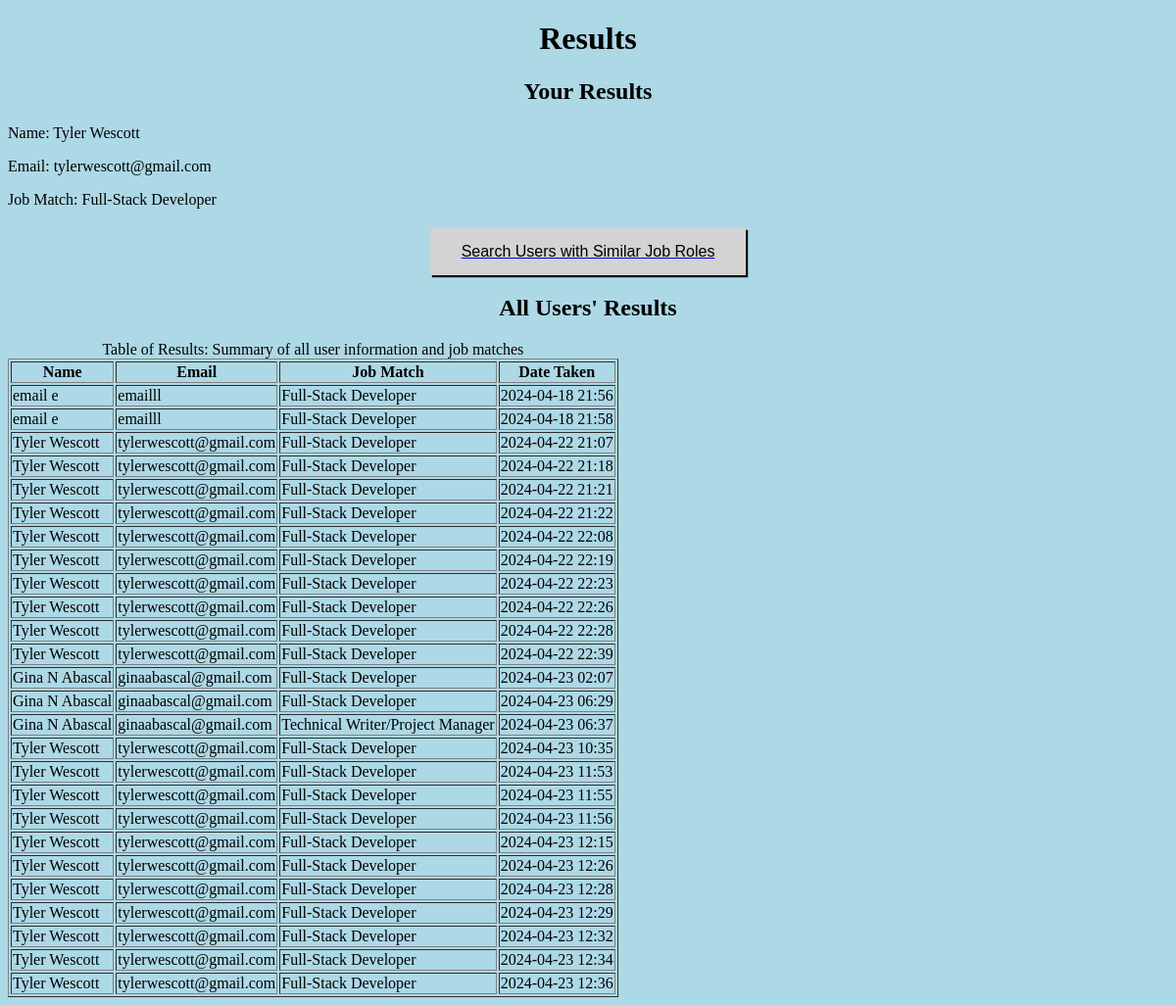
/results (signed in), run on an earlier commit of the app's database.
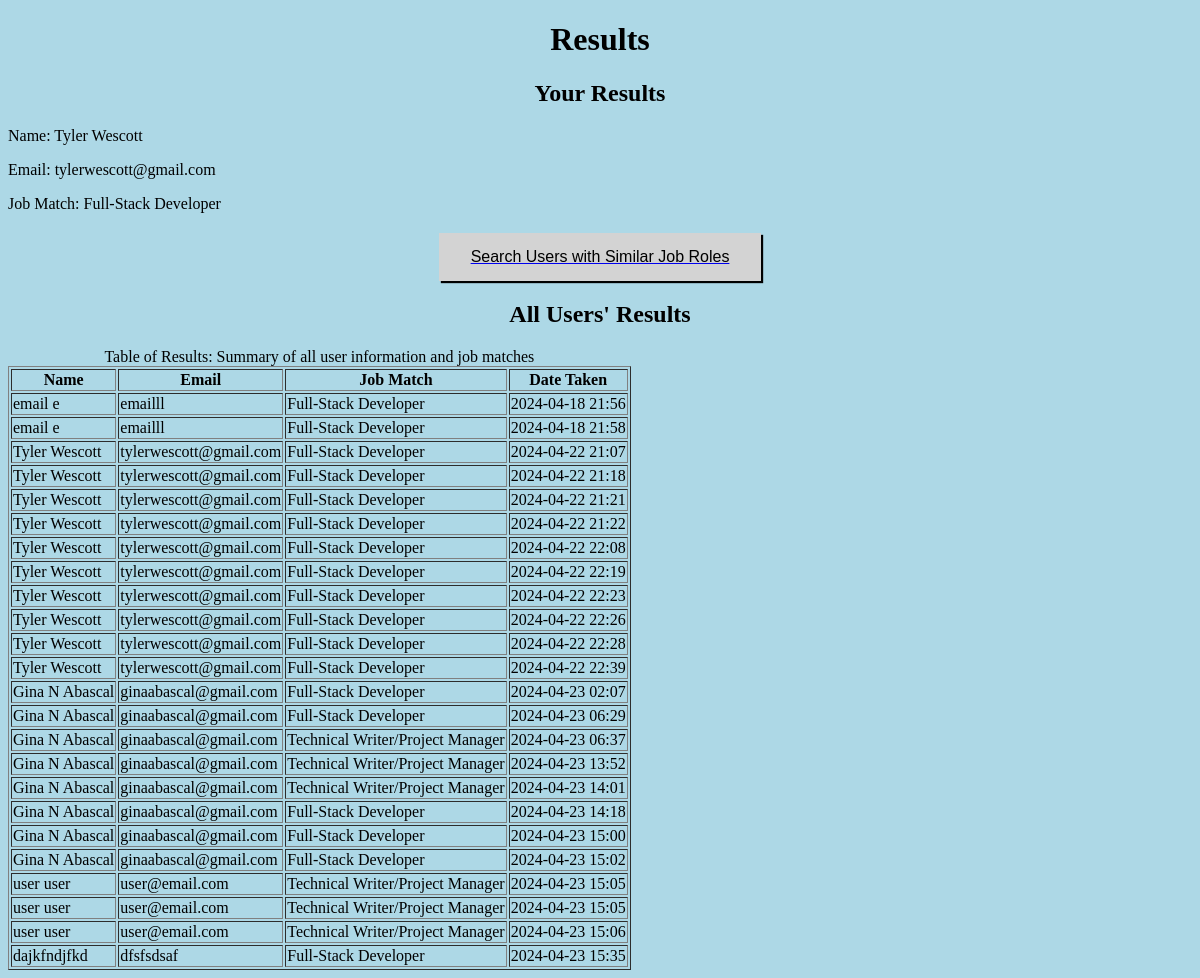
And on a later commit of the database.
### website/models.py (models this page shows)
class User(db.Model, UserMixin):
    id = db.Column(db.Integer, primary_key=True)
    name = db.Column(db.String(100))
    email = db.Column(db.String(320), unique=True)
    password = db.Column(db.String(128))

class QuizResult(db.Model):
    id = db.Column(db.Integer, primary_key=True)
    user_id = db.Column(db.Integer, db.ForeignKey('user.id'), nullable=False)
    score = db.Column(db.Integer)
    date_taken = db.Column(db.DateTime, default=datetime.utcnow)
    job_role = db.Column(db.String(100))

### website/views.py (the view, shortened to what this page needs)
@views.route('/results')
@login_required
def results():
    score = session.get('score', 0)
    job_match = calculate_job_match(score)
    utc_now = datetime.now()
    result = QuizResult.query.filter_by(user_id=current_user.id).first()
    if (result):
        users_with_results = db.session.query(User, QuizResult).join(QuizResult, User.id == QuizResult.user_id).all()
        current_user_result = result
        session['survey_completed'] = True
        return render_template('results.html', jobMatch=job_match, score=score, user=current_user, current_user_result=current_user_result, users_with_results=users_with_results)

### website/__init__.py (called while the page is built)
def create_app():
    app = Flask(__name__)
    app.config['SECRET_KEY'] = os.getenv('SECRET_KEY', 'default_secret_key_for_development')
    app.config['SQLALCHEMY_DATABASE_URI'] = f'sqlite:///{DB_NAME}'
    db.init_app(app)
    login_manager = LoginManager()
    login_manager.login_view = 'auth.login'
    login_manager.init_app(app)
    from .views import views
    from .auth import auth
    from .models import User, JobRole
    app.register_blueprint(views, url_prefix='/')
    app.register_blueprint(auth, url_prefix='/')
    @login_manager.user_loader
    def load_user(user_id):
        return User.query.get(int(user_id))
    with app.app_context():
        db.create_all()
        insert_job_roles()
    return app

### website/views.py (called while the page is built)
def calculate_job_match(score):
    if -60 <= int(score) < -30:
        return 'Product Manager'
    elif -30 <= int(score) < 0:
        return 'Technical Writer/Project Manager'
    elif 0 <= int(score) < 30:
        return 'QA Tester'
    elif 30 <= int(score) <= 60:
        return 'Full-Stack Developer'
    else:
        return 'Undefined Role'

### website/templates/results.html (shortened to what this page needs)
{% extends "base.html" %}
{% block head %}
    <h1>Results</h1>
{% endblock %}
{% block content %}
    <h2>Your Results</h2>
    <p>Name: {{ current_user.name }}</p>
    <p>Email: {{ current_user.email }}</p>
    <p>Job Match: {{ current_user_result.job_role }}</p>
    {% if session.get('survey_completed') %}
        <a href="{{ url_for('views.search_results') }}"><button>Search Users with Similar Job Roles</button></a>
    {% else %}
        <p>Please complete the survey to access search functionality.</p>
    {% endif %}
    <h2>All Users' Results</h2>
    <table border="1">
        <caption>Table of Results: Summary of all user information and job matches</caption>
        <thead>
            <tr>
                <th>Name</th>
                <th>Email</th>
                <th>Job Match</th>
                <th>Date Taken</th>
            </tr>
        </thead>
        <tbody>
            {% for user, result in users_with_results %}
            <tr>
                <td>{{ user.name }}</td>
                <td>{{ user.email }}</td>
                <td>{{ result.job_role }}</td>
                <td>{{ result.date_taken.strftime("%Y-%m-%d %H:%M") }}</td>
            </tr>
            {% endfor %}
        </tbody>
    </table>
{% endblock %}

### website/templates/base.html (shortened to what this page needs)
<!doctype html>
<html lang="en">
  <head>
    {% block head %}{% endblock %}
  </head>
  <body>
    <div id="content">{% block content %}{% endblock %}</div>
  </body>
</html>

### website/templates/base.html (style rules this page uses)
h1 { color:black; text-align: center; }
h2 { color:black; text-align: center; }
body { background-color: lightblue; }
button { background-color: lightgray; border: none; display: block; padding: 15px 32px; margin: auto; margin-top: 20px; box-shadow: 2px 2px 1px black; text-align: center; text-decoration: none; font-size: 16px; }

What changed in the data, as far as the page shows it:
no longer on one of the page's lists (row unchanged): User: name "Tyler Wescott", email "tylerwescott@gmail.com", job_role "Full-Stack Developer", date_taken "2024-04-23 10:35", date_taken "2024-04-23 11:53", date_taken "2024-04-23 11:55", date_taken "2024-04-23 11:56", date_taken "2024-04-23 12:15", date_taken "2024-04-23 12:26", date_taken "2024-04-23 12:28", date_taken "2024-04-23 12:29", date_taken "2024-04-23 12:32", date_taken "2024-04-23 12:34", date_taken "2024-04-23 12:36"
now on one of the page's lists (row unchanged): User: name "Gina N Abascal", email "ginaabascal@gmail.com", job_role "Technical Writer/Project Manager", date_taken "2024-04-23 13:52", date_taken "2024-04-23 14:01", job_role "Full-Stack Developer", date_taken "2024-04-23 14:18", date_taken "2024-04-23 15:00", date_taken "2024-04-23 15:02"
added User: name "user user", email "user@email.com", job_role "Technical Writer/Project Manager", date_taken "2024-04-23 15:05", date_taken "2024-04-23 15:06"
added User: name "dajkfndjfkd", email "dfsfsdsaf", job_role "Full-Stack Developer", date_taken "2024-04-23 15:35"
